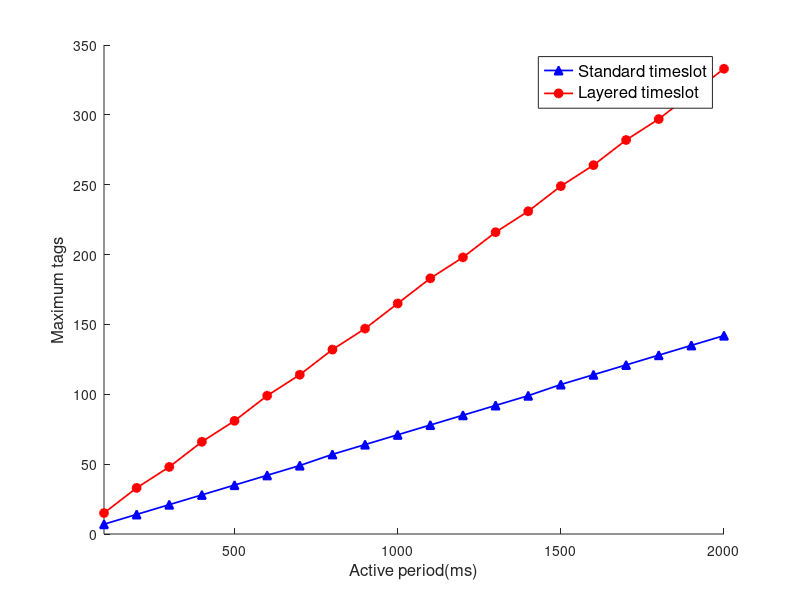

Source code (MATLAB):
% % 定义时间范围
% time =100:100:2000;
% % 从100ms到2000ms，以50ms为步长%计算数量
% quantity1 = floor(time /14); % 第一条曲线：数量 = 时间 /14ms
% quantity2 = floor(time /6); % 第二条曲线：数量 = 时间 /6ms
% % 创建图形figure;
% % 新建一个图形窗口
% % 绘制第一条曲线
% hold on; % 保持当前图形，以便绘制第二条曲线
% scatter(time, quantity1,50, 'b', 'filled');
% plot(time, quantity1, 'b-', 'LineWidth',2);
% % 绘制数量 = 时间 /14ms，使用蓝色实线，线宽为2
% hold on; % 保持当前图形，以便绘制第二条曲线
% % 绘制第二条曲线
% scatter(time, quantity2,50, 'r', 'filled'); % 绘制数量 = 时间 /6ms，使用红色实线，线宽为2
% plot(time, quantity2, 'r-', 'LineWidth',2);
% % 设置图形属性
% xlabel('active time (ms)', 'FontSize',12); % 设置横坐标标签
% ylabel('tags', 'FontSize',12); % 设置纵坐标标签
% title('Maximum tags in one cycle', 'FontSize',14); 
% % 设置图形标题grid on;
% % 添加网格线
% legend('Standard timeslot', 'Multi-layer timeslot', 'Location', 'NorthWest'); % 添加图例
% xlim([100 2000]); % 设置横坐标范围
% % xticks(100:50:2000); % 设置横坐标刻度，每50ms一个刻度
% % yticks(0:100:max(max(quantity1), max(quantity2))); % 设置纵坐标刻度，间隔为100% 显示图形
% hold off; %释放图形


% % 读取 CSV 文件  
% data = readtable('data1022.csv'); % 替换为你的文件名  
% 
% % 提取时间、节点号码和距离  
% time = data{:, 1}; % 时间列  
% nodeNumbers = data{:, 2}; % 节点号码  
% distances = data{:, 3}; % 距离数值  

% 获取所有唯一的节点号码  
% uniqueNodes = unique(nodeNumbers);  
time =100:100:2000;
% 从100ms到2000ms，以50ms为步长%计算数量
quantity1 = floor((time-2) /14); % 第一条曲线：数量 = 时间 /14ms
quantity2 = floor((time-2) /18)*3; % 第二条曲线：数量 = 时间 /6ms

% 创建一个图形  
figure;  

% 设定颜色  
colors = lines(2); % 生成不同的颜色  

hold on; % 保持当前图形  
% 为每个节点绘制线图和点标记  
plot(time, quantity1, 'DisplayName', "Standard timeslot", ...  
         'LineWidth', 1.25, 'Color', 'b', 'Marker', '^', ...  
         'MarkerSize', 6, 'MarkerFaceColor', 'b', ...  
         'MarkerEdgeColor', 'b'); % 设置边缘颜色为黑色  
plot(time, quantity2, 'DisplayName',"Layered timeslot", ...  
         'LineWidth', 1.25, 'Color', 'r', 'Marker', 'o', ...  
         'MarkerSize', 6, 'MarkerFaceColor', 'r', ...  
         'MarkerEdgeColor',  'r'); % 设置边缘颜色为黑色  

hold off; % 释放图形  

% % 添加图例  
% legend show;  
% 添加图例并设置字体大小  
lgd = legend('show'); % 显示图例并返回句柄  
set(lgd, 'FontSize', 12); % 设置图例文本的字体大小  


% 添加标签和标题  
xlabel('Active period(ms)', 'FontSize', 12);  
ylabel('Maximum tags', 'FontSize', 12);  
% title('Maximum tags in one cycle', 'FontSize', 24);  
% grid on; % 添加网格  
set(gca, 'FontSize', 10); % 设置坐标轴字体大小  

% 设置坐标轴范围以确保所有数据都可见  
xlim([100 2000]); % 设置横坐标范围

hold off; %释放图形
